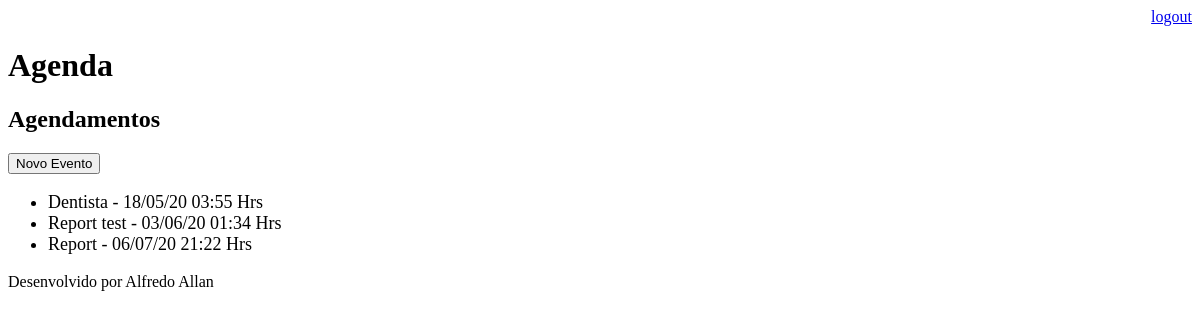
The page /agenda/ (signed in) on the database as committed earlier.
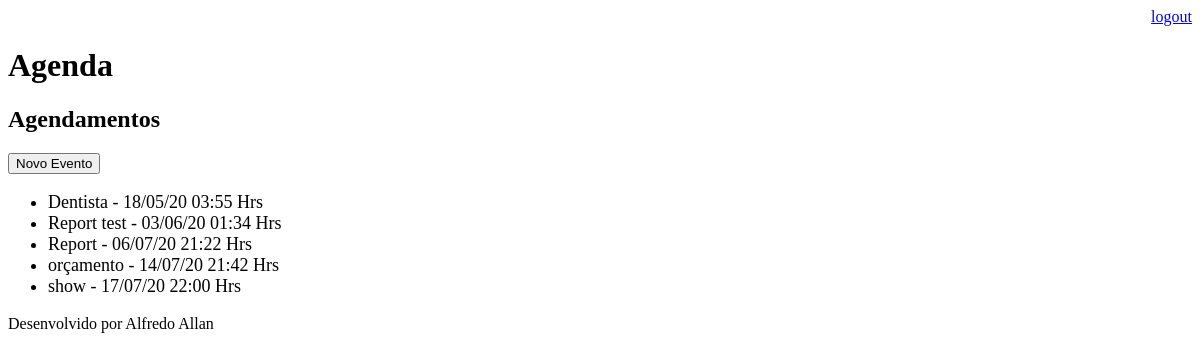
The same page on the database as committed later.
### core/models.py (models this page shows, shortened)
class Evento(models.Model):
    titulo = models.CharField(max_length=100)
    descricao = models.TextField(blank=True, null=True)
    data_evento = models.DateTimeField('Data do Evento')
    data_criacao = models.DateTimeField(auto_now=True)
    usuario = models.ForeignKey(User, on_delete= models.CASCADE)
    class Meta:
        db_table = 'evento'
    def get_data_evento(self):
        return self.data_evento.strftime('%d/%m/%y %H:%M Hrs')

### core/views.py (the view)
# urls.py: path('agenda/',views.lista_eventos),
@login_required(login_url='/login/')
def lista_eventos(request):
    usuario = request.user
    evento= Evento.objects.filter(usuario = usuario)
    dados = {'eventos':evento}
    return render(request,'agenda.html',dados)

### templates/agenda.html
{% extends "model-page.html" %}
{% block content %}
    <h2>Agendamentos</h2>
    <a href="evento/">
        <button type="button">Novo Evento</button>
    </a>
    <ul style="font-size:18px">
        {%for evento in eventos %}
            <li>{{evento.titulo}} - {{evento.get_data_evento}}</li>
        {% endfor %}
    </ul>
{% endblock %}

### templates/model-page.html
<!DOCTYPE html>
<html lang="en">
<head>
    {% include "model-header.html" %}
</head>
<body>
    {% block content %} {% endblock %}
    {% include "model-footer.html" %}
</body>
</html>

### templates/model-header.html (shortened to what this page needs)
    <div align="right">
        <a href="/logout">logout</a>
    </div>
    <h1>Agenda</h1>

### templates/model-footer.html
<p>Desenvolvido por Alfredo Allan</p>

Rows that differ between the two databases and show on the page:
added Evento: titulo "orçamento", get_data_evento "14/07/20 21:42 Hrs"
added Evento: titulo "show", get_data_evento "17/07/20 22:00 Hrs"
